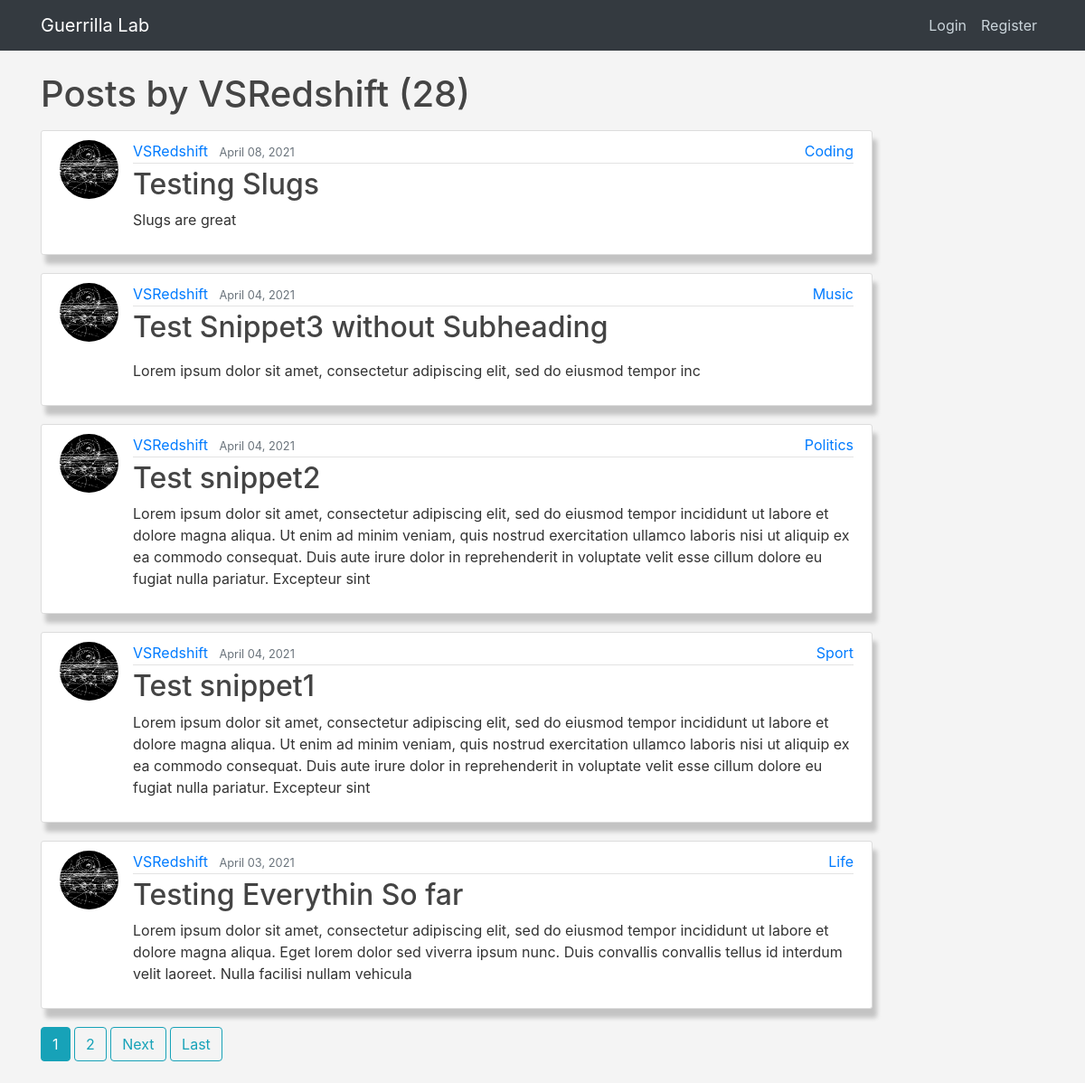
The app's page /user/VSRedshift, older data.
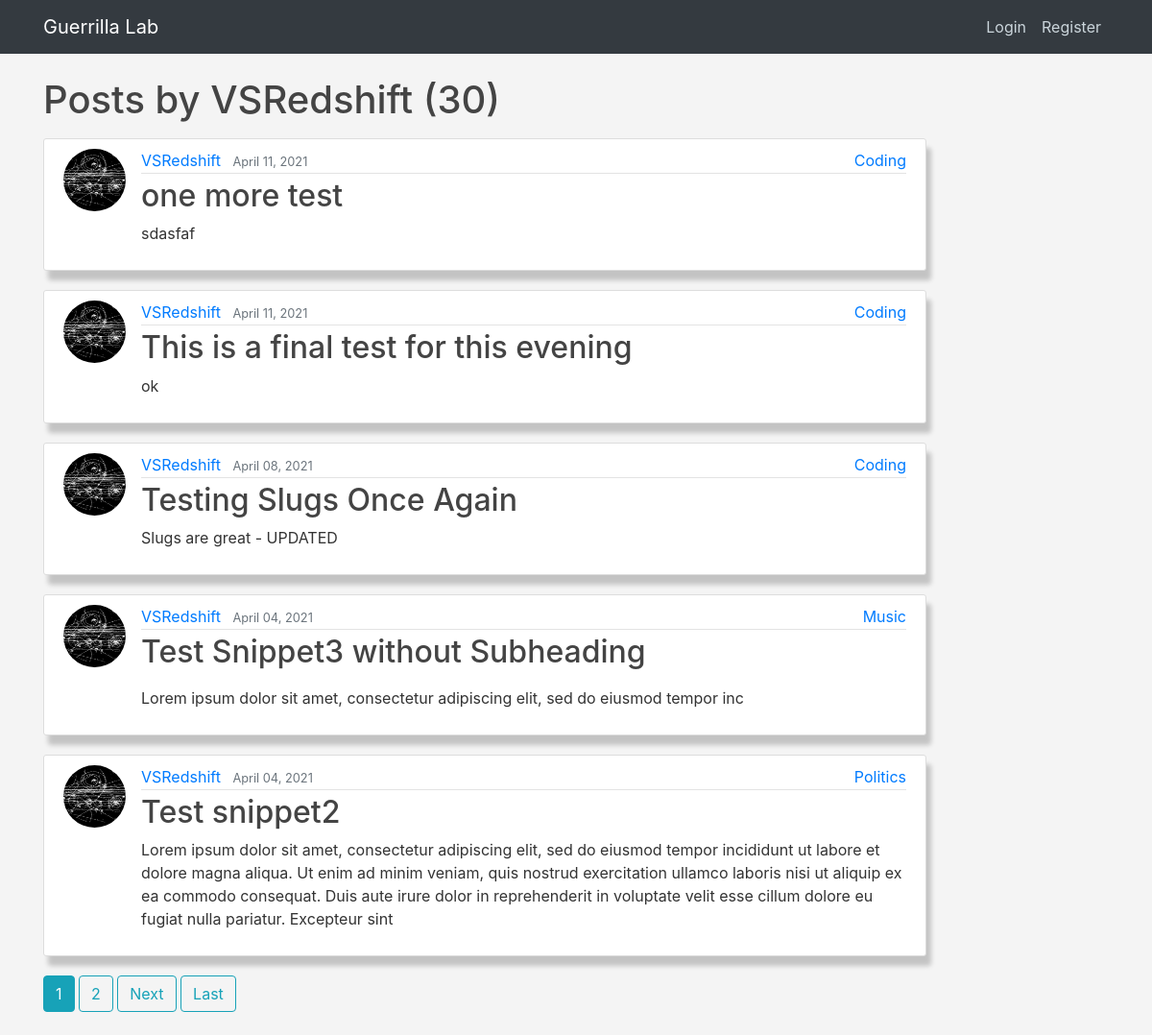
The same page, newer data.
### blog/models.py (models this page shows, shortened)
class Post(models.Model):
    title = models.CharField(max_length=100)
    featured = models.BooleanField(default=False)
    slug = AutoSlugField(populate_from='get_populate_from',
                         unique_with=['author', 'date_posted'],
                         slugify=slugify)
    content = RichTextField(blank=True, null=True)      # Rich text editor
    subheading = models.TextField(max_length=350, blank=True, default=None)
    date_posted = models.DateTimeField(default=timezone.now)
    updated = models.DateTimeField(auto_now=True, null=True)
    author = models.ForeignKey(User, on_delete=models.CASCADE)
    category = models.CharField(max_length=30, default=None)
    head_image = models.URLField(null=True, blank=True)
    tags = TaggableManager(blank=True)
    likes = models.ManyToManyField(
        User, blank=True, related_name='blog_likes')
    dislikes = models.ManyToManyField(
        User, blank=True, related_name='blog_dislikes')

### users/models.py (models this page shows, shortened)
class Profile(models.Model):
    user = models.OneToOneField(User, on_delete=models.CASCADE)
    bio = models.TextField(max_length=1000, blank=True, null=True)
    image = models.ImageField(default='default.jpg', upload_to='profile_pics')
    website = models.CharField(max_length=300, blank=True, null=True)
    linkedin = models.CharField(max_length=300, blank=True, null=True)
    github = models.CharField(max_length=300, blank=True, null=True)
    twitter = models.CharField(max_length=300, blank=True, null=True)
    instagram = models.CharField(max_length=300, blank=True, null=True)
    facebook = models.CharField(max_length=300, blank=True, null=True)
    youtube = models.CharField(max_length=300, blank=True, null=True)

### blog/views.py (the view)
# urls.py: path('user/<str:username>', UserPostListView.as_view(), name='user-posts'),
class UserPostListView(ListView):
    model = Post
    template_name = 'blog/user_posts.html'
    context_object_name = 'posts'
    paginate_by = 5
    def get_queryset(self):
        user = get_object_or_404(User, username=self.kwargs.get('username'))
        return Post.objects.filter(author=user).order_by('-date_posted')

### blog/templates/blog/user_posts.html (shortened to what this page needs)
{% extends "blog/base.html" %}
{% block content %}
    <h1 class="mb-3">Posts by {{ view.kwargs.username }} ({{ page_obj.paginator.count }}) </h1>
    {% for post in posts %}
    <article class="media content-section">
        <img
            class="rounded-circle article-img"
            src="{{ post.author.profile.image.url }}"
            alt=""
        />
        <div class="media-body article-top">
            <div class="article-metadata">
                <a class="mr-2" href="{% url 'user-posts' post.author.username %}">
                {{ post.author }}
                </a>
                <small class="text-muted">{{ post.date_posted|date:"F d, Y" }}</small>
                <a href="{% url 'category' post.category %}" class="article-category">{{ post.category }}</a>
            </div>
            <h2>
                <a class="article-title" href="{% url 'post-detail' post.slug %}">
                {{ post.title }}
                </a>
            </h2>
            {% if post.subheading %}
                <p class="article-content">{{ post.subheading|safe }}</p>
            {% else %}
                <p class="article-content hide-image">{{ post.content|safe|slice:"0:300" }}</p>
            {% endif %}
        </div>
    </article>
    {% endfor %}
    {% if is_paginated %}
        {% for num in page_obj.paginator.page_range %}
            {% if page_obj.number == num %}
                <a class="btn btn-info mb-4" href="?page={{ num }}">{{ num }}</a>
            {% elif num > page_obj.number|add:'-2' and num < page_obj.number|add:'2' %}
                <a class="btn btn-outline-info mb-4" href="?page={{ num }}">{{ num }}</a>
            {% endif %}
        {% endfor %}
        {% if page_obj.has_next %}
            <a class="btn btn-outline-info mb-4" href="?page={{ page_obj.next_page_number}}">Next</a>
            <a class="btn btn-outline-info mb-4" href="?page={{ page_obj.paginator.num_pages }}">Last</a>
        {% endif %}
    {% endif %}
{% endblock content %}

Row changes from the older to the newer data that the page shows:
no longer on this page (row edited): Post: author.profile.image (picture), author "VSRedshift", date_posted "April 04, 2021", category "Sport", title "Test snippet1", subheading "Lorem ipsum dolor sit amet, consectetur adipiscing elit, sed do eiusmod tempor incididunt ut labore et dolore magna aliqua. Ut enim ad minim veniam, quis nostrud exercitation ullamco laboris nisi ut aliquip ex ea commodo consequat. Duis aute irure dolor in reprehenderit in voluptate velit esse cillum dolore eu fugiat nulla pariatur. Excepteur sint"
no longer on this page (row edited): Post: author.profile.image (picture), author "VSRedshift", date_posted "April 03, 2021", category "Life", title "Testing Everythin So far", subheading "Lorem ipsum dolor sit amet, consectetur adipiscing elit, sed do eiusmod tempor incididunt ut labore et dolore magna aliqua. Eget lorem dolor sed viverra ipsum nunc. Duis convallis convallis tellus id interdum velit laoreet. Nulla facilisi nullam vehicula"
added Post: author.profile.image (picture), author "VSRedshift", date_posted "April 11, 2021", category "Coding", title "one more test", subheading "sdasfaf"
added Post: author.profile.image (picture), author "VSRedshift", date_posted "April 11, 2021", category "Coding", title "This is a final test for this evening", subheading "ok"
changed Post: title "Testing Slugs" → "Testing Slugs Once Again"; subheading "Slugs are great" → "Slugs are great - UPDATED"
Text that changed along with them:
{{ page_obj.paginator.count }}: "28" → "30"
